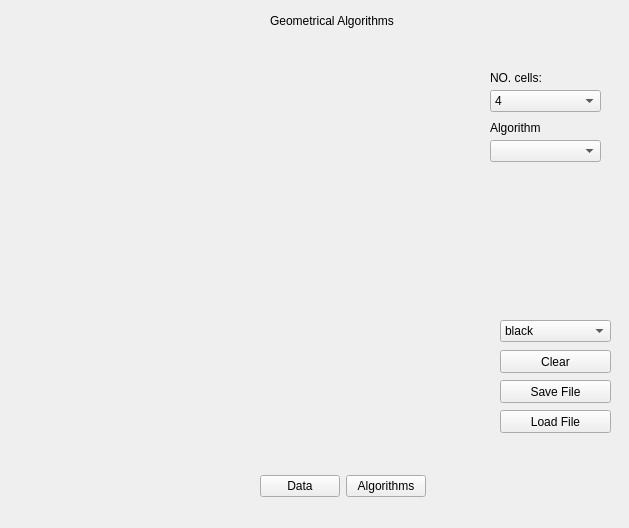
<?xml version="1.0" encoding="UTF-8"?>
<ui version="4.0">
 <class>Form</class>
 <widget class="QWidget" name="Form">
  <property name="geometry">
   <rect>
    <x>0</x>
    <y>0</y>
    <width>629</width>
    <height>528</height>
   </rect>
  </property>
  <property name="windowTitle">
   <string>Form</string>
  </property>
  <widget class="QLabel" name="label">
   <property name="geometry">
    <rect>
     <x>270</x>
     <y>10</y>
     <width>131</width>
     <height>21</height>
    </rect>
   </property>
   <property name="text">
    <string>Geometrical Algorithms</string>
   </property>
  </widget>
  <widget class="QStackedWidget" name="stackedWidget">
   <property name="geometry">
    <rect>
     <x>10</x>
     <y>50</y>
     <width>601</width>
     <height>401</height>
    </rect>
   </property>
   <property name="currentIndex">
    <number>2</number>
   </property>
   <widget class="QWidget" name="page">
    <widget class="QLabel" name="welcom_picture">
     <property name="geometry">
      <rect>
       <x>10</x>
       <y>10</y>
       <width>71</width>
       <height>51</height>
      </rect>
     </property>
     <property name="text">
      <string/>
     </property>
     <property name="pixmap">
      <pixmap>../assets/russel.jpg</pixmap>
     </property>
    </widget>
   </widget>
   <widget class="QWidget" name="page_2">
    <widget class="QComboBox" name="algo_type">
     <property name="geometry">
      <rect>
       <x>480</x>
       <y>40</y>
       <width>111</width>
       <height>22</height>
      </rect>
     </property>
    </widget>
    <widget class="QLabel" name="const_algo_title">
     <property name="geometry">
      <rect>
       <x>480</x>
       <y>20</y>
       <width>111</width>
       <height>20</height>
      </rect>
     </property>
     <property name="text">
      <string>Algorithm</string>
     </property>
    </widget>
    <widget class="QLabel" name="const_state_title">
     <property name="geometry">
      <rect>
       <x>480</x>
       <y>70</y>
       <width>111</width>
       <height>20</height>
      </rect>
     </property>
     <property name="layoutDirection">
      <enum>Qt::LeftToRight</enum>
     </property>
     <property name="text">
      <string>State:</string>
     </property>
    </widget>
    <widget class="QLabel" name="current_algo_state">
     <property name="geometry">
      <rect>
       <x>480</x>
       <y>90</y>
       <width>111</width>
       <height>20</height>
      </rect>
     </property>
     <property name="text">
      <string>Uninitialized</string>
     </property>
    </widget>
    <widget class="QPushButton" name="next_step">
     <property name="geometry">
      <rect>
       <x>484</x>
       <y>200</y>
       <width>111</width>
       <height>23</height>
      </rect>
     </property>
     <property name="text">
      <string>Next Step</string>
     </property>
    </widget>
    <widget class="QPushButton" name="perform_whole_algorithm">
     <property name="geometry">
      <rect>
       <x>484</x>
       <y>230</y>
       <width>111</width>
       <height>23</height>
      </rect>
     </property>
     <property name="text">
      <string>Whole</string>
     </property>
    </widget>
    <widget class="QPushButton" name="clear_memory">
     <property name="geometry">
      <rect>
       <x>484</x>
       <y>260</y>
       <width>111</width>
       <height>23</height>
      </rect>
     </property>
     <property name="text">
      <string>Restart Algorithm</string>
     </property>
    </widget>
    <widget class="QWidget" name="verticalLayoutWidget_2">
     <property name="geometry">
      <rect>
       <x>420</x>
       <y>430</y>
       <width>111</width>
       <height>331</height>
      </rect>
     </property>
     <layout class="QVBoxLayout" name="verticalLayout_3">
      <property name="leftMargin">
       <number>1</number>
      </property>
      <property name="topMargin">
       <number>1</number>
      </property>
     </layout>
    </widget>
    <widget class="QWidget" name="verticalLayoutWidget">
     <property name="geometry">
      <rect>
       <x>20</x>
       <y>0</y>
       <width>451</width>
       <height>401</height>
      </rect>
     </property>
     <layout class="QVBoxLayout" name="board_place"/>
    </widget>
    <widget class="QLabel" name="label_3">
     <property name="geometry">
      <rect>
       <x>490</x>
       <y>290</y>
       <width>31</width>
       <height>16</height>
      </rect>
     </property>
     <property name="text">
      <string>Time:</string>
     </property>
    </widget>
    <widget class="QLineEdit" name="input_time">
     <property name="geometry">
      <rect>
       <x>520</x>
       <y>290</y>
       <width>71</width>
       <height>20</height>
      </rect>
     </property>
    </widget>
   </widget>
   <widget class="QWidget" name="input_page">
    <widget class="QPushButton" name="load_file">
     <property name="geometry">
      <rect>
       <x>490</x>
       <y>360</y>
       <width>111</width>
       <height>23</height>
      </rect>
     </property>
     <property name="text">
      <string>Load File</string>
     </property>
    </widget>
    <widget class="QPushButton" name="save_file">
     <property name="geometry">
      <rect>
       <x>490</x>
       <y>330</y>
       <width>111</width>
       <height>23</height>
      </rect>
     </property>
     <property name="text">
      <string>Save File</string>
     </property>
    </widget>
    <widget class="QWidget" name="verticalLayoutWidget_3">
     <property name="geometry">
      <rect>
       <x>20</x>
       <y>0</y>
       <width>451</width>
       <height>401</height>
      </rect>
     </property>
     <layout class="QVBoxLayout" name="input_board_place"/>
    </widget>
    <widget class="QComboBox" name="change_board_size">
     <property name="geometry">
      <rect>
       <x>480</x>
       <y>40</y>
       <width>111</width>
       <height>22</height>
      </rect>
     </property>
     <item>
      <property name="text">
       <string>4</string>
      </property>
     </item>
     <item>
      <property name="text">
       <string>10</string>
      </property>
     </item>
     <item>
      <property name="text">
       <string>20</string>
      </property>
     </item>
     <item>
      <property name="text">
       <string>25</string>
      </property>
     </item>
     <item>
      <property name="text">
       <string>50</string>
      </property>
     </item>
     <item>
      <property name="text">
       <string>100</string>
      </property>
     </item>
    </widget>
    <widget class="QLabel" name="label_2">
     <property name="geometry">
      <rect>
       <x>480</x>
       <y>20</y>
       <width>101</width>
       <height>16</height>
      </rect>
     </property>
     <property name="text">
      <string>NO. cells:</string>
     </property>
    </widget>
    <widget class="QPushButton" name="clear_board">
     <property name="geometry">
      <rect>
       <x>490</x>
       <y>300</y>
       <width>111</width>
       <height>23</height>
      </rect>
     </property>
     <property name="text">
      <string>Clear</string>
     </property>
    </widget>
    <widget class="QComboBox" name="algo_type_2">
     <property name="geometry">
      <rect>
       <x>480</x>
       <y>90</y>
       <width>111</width>
       <height>22</height>
      </rect>
     </property>
    </widget>
    <widget class="QLabel" name="label_4">
     <property name="geometry">
      <rect>
       <x>480</x>
       <y>70</y>
       <width>101</width>
       <height>16</height>
      </rect>
     </property>
     <property name="text">
      <string>Algorithm</string>
     </property>
    </widget>
    <widget class="QComboBox" name="choose_color">
     <property name="geometry">
      <rect>
       <x>490</x>
       <y>270</y>
       <width>111</width>
       <height>22</height>
      </rect>
     </property>
     <item>
      <property name="text">
       <string>black</string>
      </property>
     </item>
     <item>
      <property name="text">
       <string>white</string>
      </property>
     </item>
     <item>
      <property name="text">
       <string>red</string>
      </property>
     </item>
     <item>
      <property name="text">
       <string>green</string>
      </property>
     </item>
    </widget>
   </widget>
  </widget>
  <widget class="QWidget" name="layoutWidget">
   <property name="geometry">
    <rect>
     <x>260</x>
     <y>460</y>
     <width>166</width>
     <height>52</height>
    </rect>
   </property>
   <layout class="QHBoxLayout" name="horizontalLayout">
    <item>
     <widget class="QPushButton" name="creativInterface">
      <property name="layoutDirection">
       <enum>Qt::LeftToRight</enum>
      </property>
      <property name="text">
       <string>Data</string>
      </property>
      <attribute name="buttonGroup">
       <string notr="true">interfaceButtons</string>
      </attribute>
     </widget>
    </item>
    <item>
     <widget class="QPushButton" name="algoInterface">
      <property name="text">
       <string>Algorithms</string>
      </property>
      <attribute name="buttonGroup">
       <string notr="true">interfaceButtons</string>
      </attribute>
     </widget>
    </item>
   </layout>
  </widget>
 </widget>
 <resources/>
 <connections/>
 <buttongroups>
  <buttongroup name="interfaceButtons"/>
 </buttongroups>
</ui>
